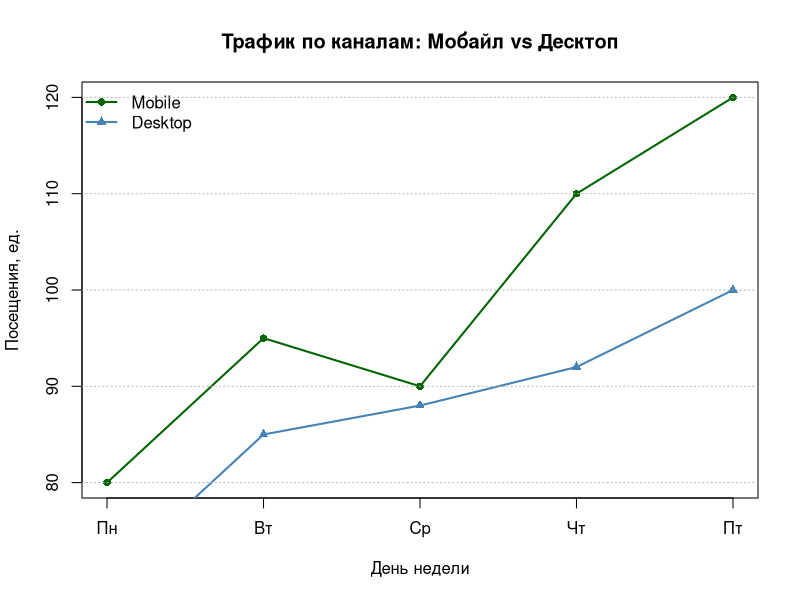

This figure's R source:
# Построить линейный график с двумя сериями (две линии на одних осях):
# дневной трафик "Мобайл" и "Десктоп" за 5 дней.
# Покажем легенду и разные стили линии/точек.

# МАЛЕНЬКИЙ ДАТАСЕТ (5 СТРОК)
Day     <- c("Пн", "Вт", "Ср", "Чт", "Пт")
Mobile  <- c(80,  95,  90, 110, 120)
Desktop <- c(70,  85,  88,  92, 100)

df_traffic <- data.frame(Day, Mobile, Desktop)
df_traffic
str(df_traffic)

# ОСЬ X СДЕЛАЕМ КАТЕГОРИАЛЬНОЙ С РУЧНОЙ РАЗМЕТКОЙ (1..5)
x_pos <- 1:nrow(df_traffic)

# СНАЧАЛА РИСУЕМ ПЕРВУЮ СЕРИЮ (Mobile)
plot(
  x = x_pos, y = df_traffic$Mobile,
  type = "o",                   # точки + линия
  main = "Трафик по каналам: Мобайл vs Десктоп",
  xlab = "День недели",
  ylab = "Посещения, ед.",
  xaxt = "n",                   # свои подписи по X
  col  = "darkgreen",
  pch  = 16, lwd = 2
)
axis(side = 1, at = x_pos, labels = df_traffic$Day)  # ставим подписи дней

# ДОБАВЛЯЕМ ВТОРУЮ СЕРИЮ (Desktop) НА ТОТ ЖЕ ГРАФИК
lines(x_pos, df_traffic$Desktop, type = "o", col = "steelblue", pch = 17, lwd = 2)

# ДОБАВЛЯЕМ ЛЕГЕНДУ (ОБОЗНАЧЕНИЕ, КАКАЯ ЛИНИЯ ЧТО ЗНАЧИТ)
legend(
  "topleft",
  legend = c("Mobile", "Desktop"),
  col    = c("darkgreen", "steelblue"),
  pch    = c(16, 17),
  lwd    = c(2, 2),
  bty    = "n"
)

# СЕТКА ПО Y ДЛЯ ЧИТАЕМОСТИ
abline(h = pretty(range(c(df_traffic$Mobile, df_traffic$Desktop))), lty = 3, col = "gray70")
